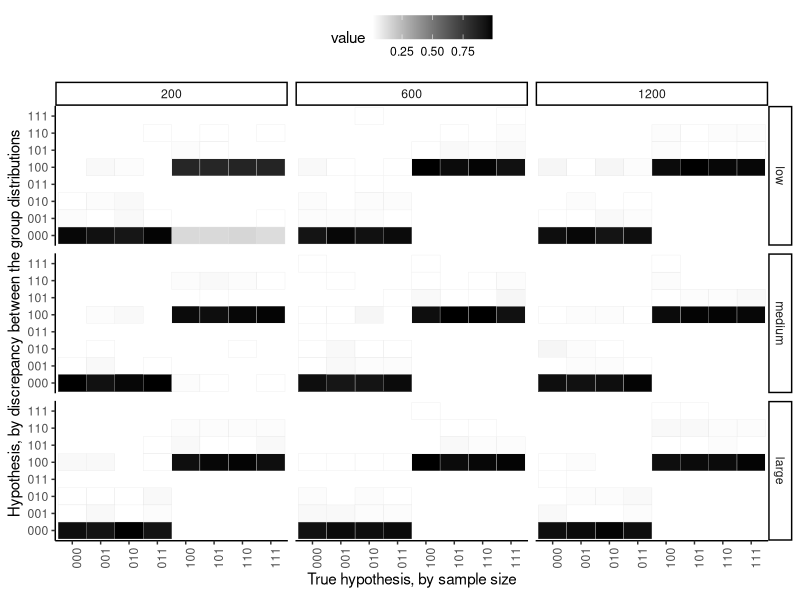
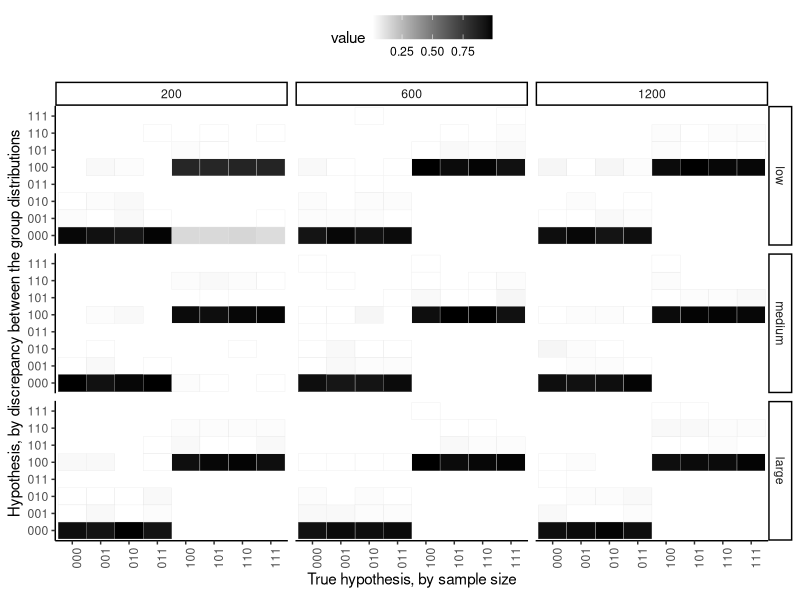

Write R code to recreate these figures, in order.
# Reproduce images/webfig6.pdf

## Load the relevant libraries
library(dplyr)
library(ggplot2)
library(readr)

## Create the plot
p <-
    readr::read_csv("data/webfig6.csv") %>%
    dplyr::mutate(
        N = factor(N),
        l = factor(l, labels = c("low", "medium", "large")),
        H0 = factor(H0),
        H1 = factor(H1)
    ) %>%
    ggplot(aes(H0, H1)) +
    geom_tile(aes(fill = value), color = "grey90") +
    facet_grid(l ~ N) +
    labs(
        y = "Hypothesis, by discrepancy between the group distributions",
        x = expression(paste("True hypothesis, by sample size"))
    ) +
    theme_classic() +
    theme(legend.position = "top") +
    scale_fill_gradient(low = "white", high = "black") +
    theme(axis.text.x = element_text(angle = 90))

## Save the plot in pdf format
ggsave("images/webfig6.pdf", p, width = 6, height = 5)
ggsave("images/webfig6.eps", p, width = 6, height = 5)
